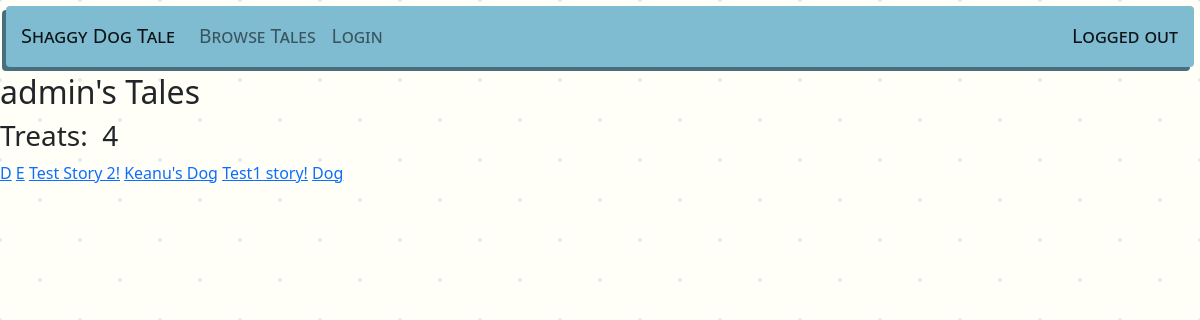
Page /shaggydogtale/contributed/1 on the earlier database version.
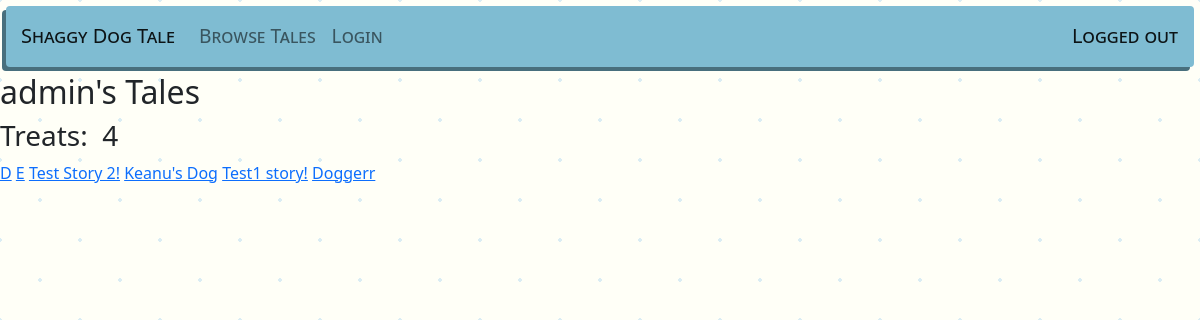
Same page on the later database version.
### shaggydogtale/models.py (models this page shows, shortened)
class Contribution(models.Model):
    user = models.ForeignKey(User, related_name='contributions', on_delete=models.CASCADE)
    story = models.ForeignKey(Story, related_name='contributions', on_delete=models.CASCADE)
    section = models.CharField(max_length=1) # b = beginning, m = middle, e = end

class Story(models.Model):
    title = models.CharField(max_length=100)
    beginning = models.TextField(max_length=2000)
    middle = models.TextField(max_length=2000)
    end = models.TextField(max_length=2000)

### shaggydogtale/views.py (the view)
# urls.py: path('contributed', views.Contributed, name="contributed"),
def Contributed(request, user_id=None):
    title = None
    if user_id == None:
        contributions = Contribution.objects.filter(user = request.user)
        title = 'Your Tales'
    else:
        user = User.objects.get(id=user_id)
        contributions = Contribution.objects.filter(user = user)
        title = f'{user.username}\'s Tales'
    rating = 0
    for contribution in contributions.all():
        for vote in contribution.story.votes.all():
            rating += vote.vote
    context = {
        'title': title,
        'contributions': contributions,
        'rating': rating
    }
    return render(request, 'shaggydogtale/contributed.html', context)

### shaggydogtale/templates/shaggydogtale/contributed.html
{% extends 'shaggydogtale/base.html' %}
{% block body %}
<h2>{{title}}</h2>
<h3>Treats:&nbsp;<img src="https://cdn-icons-png.flaticon.com/512/5793/5793514.png" alt="" width="25px"> {{rating}}</h3>
    {% for contribution in contributions %}
        <a href="{% url 'shaggydogtale:view' contribution.story.id %}">{{contribution.story.title}}</a>
    {% endfor %}
{% endblock body %}

Differences in the rows shown:
changed through a linked row, Contribution: story "Dog" → "Doggerr"
